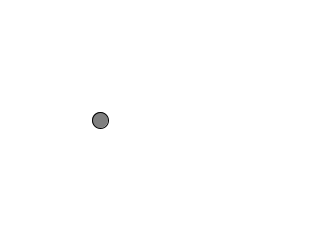
Frame 1 (no input)
Frame 60 (the mouse pressed at the canvas centre just before this capture): identical to frame 1, image omitted
Frame 120 (the mouse held since frame 60 and released just before this capture): identical to frame 1, image omitted

The Processing sketch that drew this single still picture (run headless with seeded random() and noise(); from frame 60 on, the mouse is pressed at the canvas centre):

// Processing sketch: circle
// ── circle.pde


void setup() {
  size(320, 240);
}

void draw() {
  background(255);
  fill(127);
  stroke(0);
  ellipse(100, 120, 16, 16);
}
